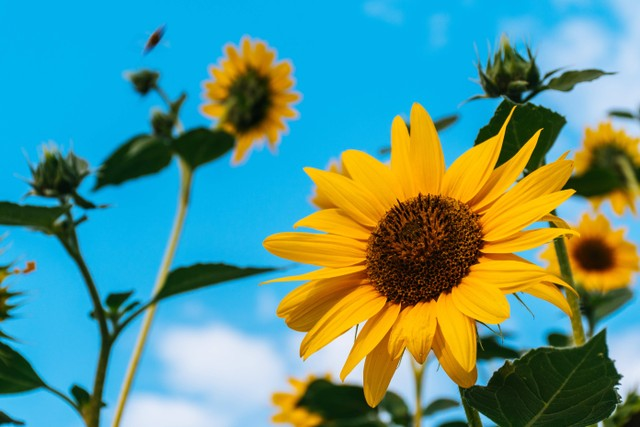
#> input picture gambar.jpg, 640 x 427 px
$ python praktikum7.1.py
#> lines starting #> are read from the running program, lines starting #| are printed output that depends on the picture
import cv2
import matplotlib.pyplot as plt
import numpy as np

img = cv2.imread("gambar.jpg", 0)
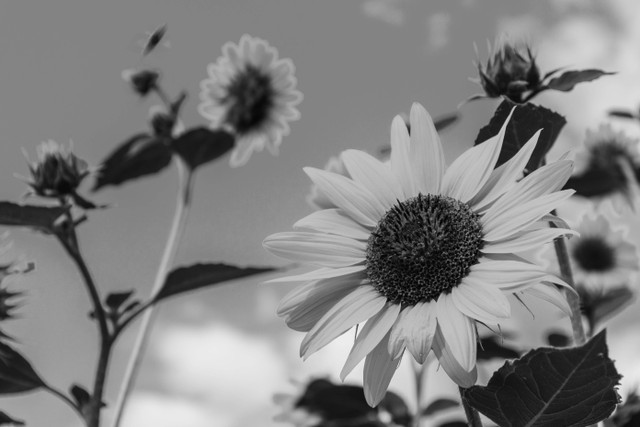
#> img: shape (427, 640); min 0, max 242, mean 129.5
hist, bins = np.histogram(img.flatten(), 256, [0, 256])
#> hist = 256 values, max 35940 at index 131, min 0 at index 243, mean 1067.5; bins = 257 values from 0 to 256
cdf = hist.cumsum()
#> cdf = 256 values from 46 to 273280
cdf_normalized = cdf * float(hist.max()) / cdf.max()
#> cdf_normalized = 256 values from 6.05 to 35940
img1 = cv2.equalizeHist(img)
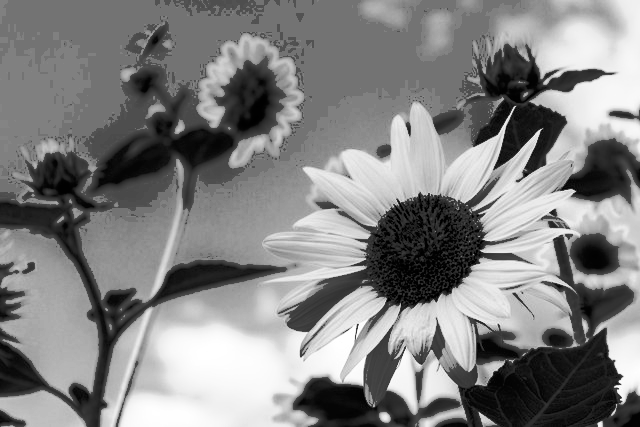
#> img1: shape (427, 640); min 0, max 255, mean 130.6
hist2, bins = np.histogram(img1.flatten(), 256, [0, 256])
#> hist2 = 256 values, max 35940 at index 115, min 0 at index 7, mean 1067.5
cdf2 = hist2.cumsum()
#> cdf2 = 256 values from 572 to 273280
cdf_normalized2 = cdf * float(hist2.max()) / cdf2.max()
#> cdf_normalized2 = 256 values from 6.05 to 35940

plt.subplot(2, 3, 1)
plt.imshow(img, cmap='gray', vmin=0, vmax=255)
plt.title('Citra Gray')
plt.axis('off')

plt.subplot(2,3,4)
plt.imshow(img1, cmap='gray', vmin=0, vmax=255)
plt.title('Citra Equalisasi')
plt.axis('off')

plt.subplot(2, 3, 2)
plt.hist(img.flatten(), 256, [0, 256], color='r')
plt.title('Histogram Gray')

plt.subplot(2, 3, 5)
plt.plot(cdf_normalized, color="b")
plt.title('CDF')

plt.subplot(2, 3, 3)
plt.plot(cdf_normalized, color="b")
plt.title('CDF')

plt.subplot(2, 3, 6)
plt.plot(cdf_normalized2, color="b")
plt.title('CDF')

plt.show()
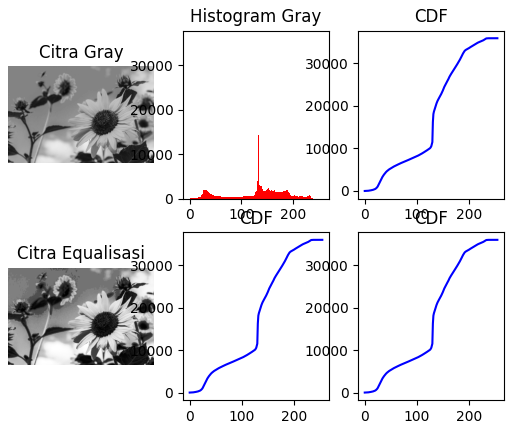
#> figure drawn by matplotlib, 6 panels; panel 3: tallest bar 35940 high, from x = 131 to 132; panel 4: curve peaks at x = 242, y = 35940; panel 5: curve peaks at x = 242, y = 35940; panel 6: curve peaks at x = 242, y = 35940

$ run again, with face-image.jpg copied over gambar.jpg
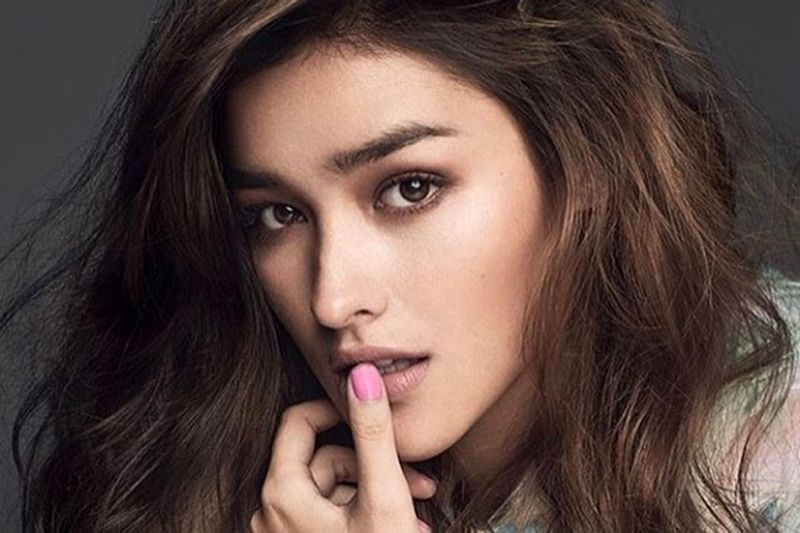
#> input picture face-image.jpg, 800 x 533 px
#> `img = cv2.imread("gambar.jpg", 0)`:
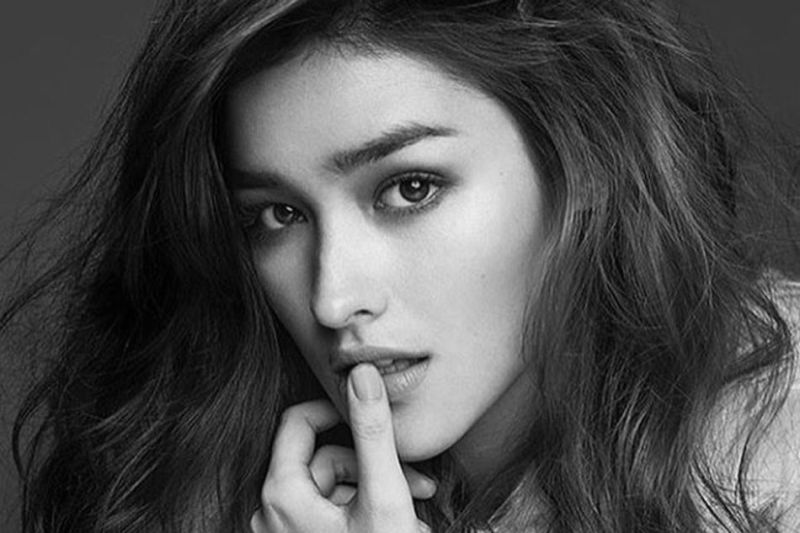
#> img: shape (533, 800); min 0, max 237, mean 77.4
#> hist = 256 values, max 9464 at index 62, min 0 at index 238, mean 1665.6; bins = 257 values from 0 to 256
#> cdf = 256 values from 94 to 426400
#> cdf_normalized = 256 values from 2.09 to 9464
#> `img1 = cv2.equalizeHist(img)`:
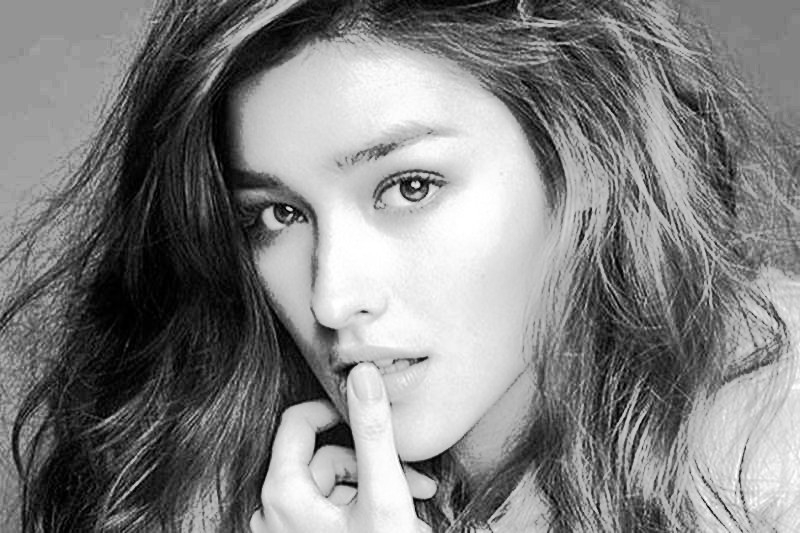
#> img1: shape (533, 800); min 0, max 255, mean 128.5
#> hist2 = 256 values, max 9464 at index 148, min 0 at index 6, mean 1665.6
#> cdf2 = 256 values from 855 to 426400
#> cdf_normalized2 = 256 values from 2.09 to 9464

$ run again, with meting.jpg copied over gambar.jpg
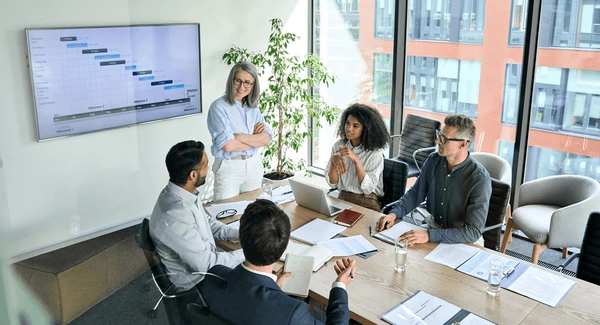
#> input picture meting.jpg, 600 x 325 px
#> `img = cv2.imread("gambar.jpg", 0)`:
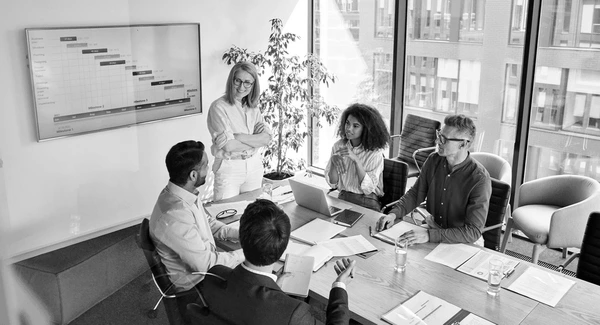
#> img: shape (325, 600); min 0, max 255, mean 162.9
#> hist = 256 values, max 3694 at index 205, min 94 at index 1, mean 761.7; bins = 257 values from 0 to 256
#> cdf = 256 values from 108 to 195000
#> cdf_normalized = 256 values from 2.05 to 3694
#> `img1 = cv2.equalizeHist(img)`:
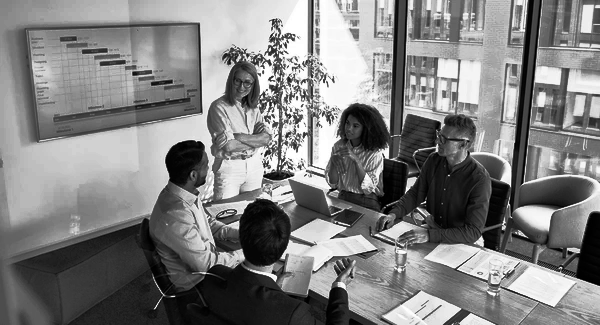
#> img1: shape (325, 600); min 0, max 255, mean 128.3
#> hist2 = 256 values, max 3694 at index 179, min 0 at index 97, mean 761.7
#> cdf2 = 256 values from 387 to 195000
#> cdf_normalized2 = 256 values from 2.05 to 3694

$ run again, with pegunungan.jpg copied over gambar.jpg
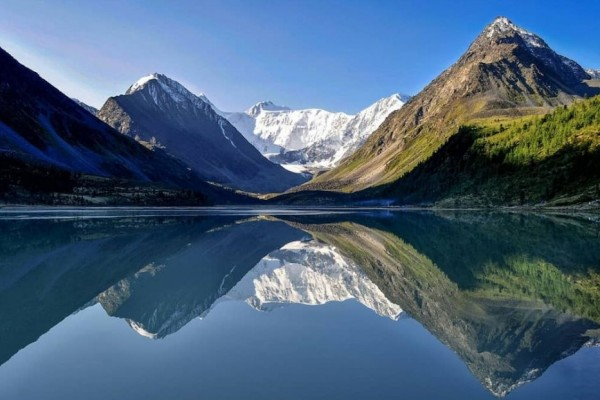
#> input picture pegunungan.jpg, 600 x 400 px
#> `img = cv2.imread("gambar.jpg", 0)`:
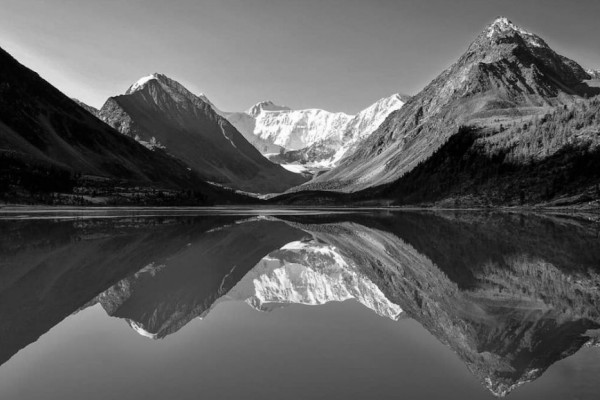
#> img: shape (400, 600); min 0, max 255, mean 92.5
#> hist = 256 values, max 2454 at index 51, min 29 at index 254, mean 937.5; bins = 257 values from 0 to 256
#> cdf = 256 values from 379 to 240000
#> cdf_normalized = 256 values from 3.88 to 2454
#> `img1 = cv2.equalizeHist(img)`:
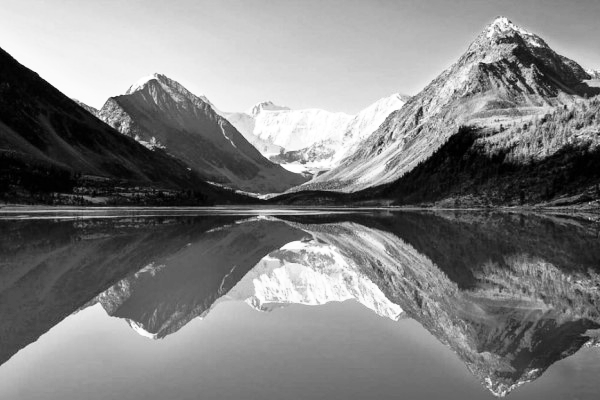
#> img1: shape (400, 600); min 0, max 255, mean 128
#> hist2 = 256 values, max 2454 at index 72, min 0 at index 5, mean 937.5
#> cdf2 = 256 values from 379 to 240000
#> cdf_normalized2 = 256 values from 3.88 to 2454
